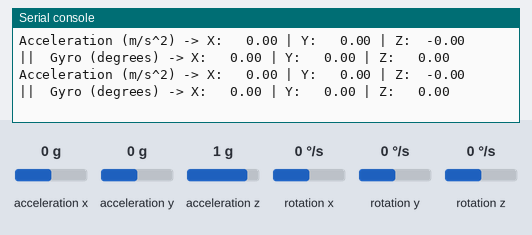
Recording of a program running on a simulated Raspberry Pi Pico running MicroPython. On the bench: the last lines printed to the serial console. The test bench sets the inputs (shaded band); at power-on: acceleration z 1 g, rotation x 0 °/s, rotation y 0 °/s, rotation z 0 °/s, acceleration x 0 g, acceleration y 0 g.

Above: at 6.4 s.
6.5 s: acceleration z set to -1.4 g
At 7.0 s:
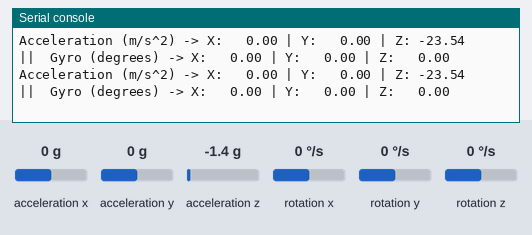
8.0 s: rotation x set to -2 °/s
At 8.7 s:
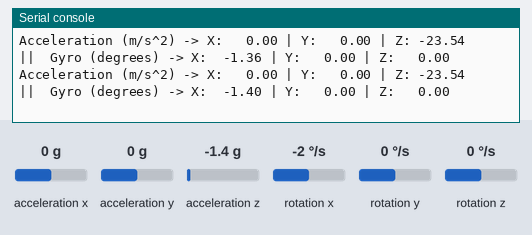
9.5 s: rotation y set to -2 °/s
At 10.0 s:
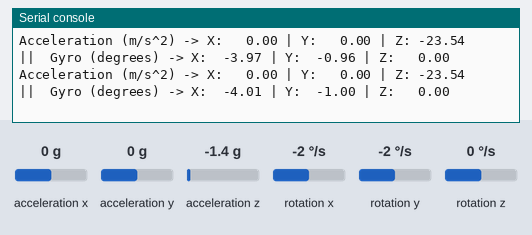
11.0 s: rotation z set to -2 °/s
At 11.8 s:
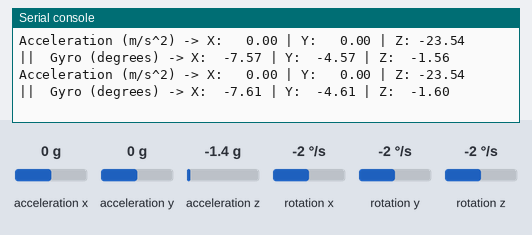
Timing chart, 0 to 13.5 s (numbered marks = the images above; inputs shaded):
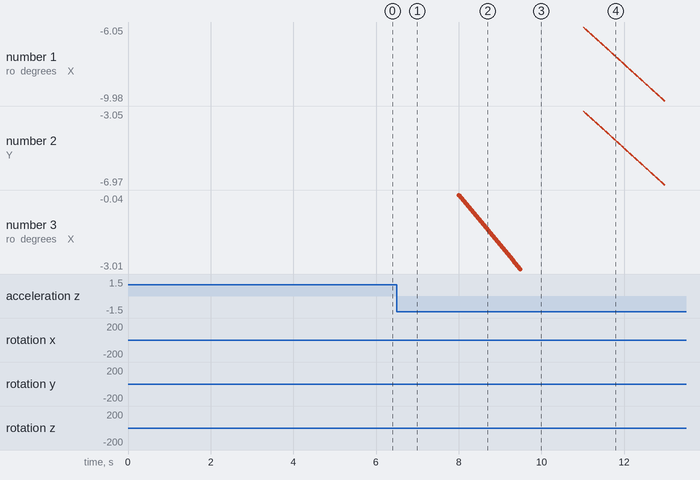

The program:

main.py
```python
import time
from machine import I2C, Pin

#datasheet: https://learn.adafruit.com/lsm6dsox-and-ism330dhc-6-dof-imu/downloads

i2c_scl_pin = Pin(5) # default i2c scl pin, gpio 5, physical pin 7
i2c_sda_pin = Pin(4) # default i2c sda pin, gpio 4, physical pin 6
i2c_freq = 400000 #high frequency for the i2c comm

LSM6DSOX_ADDR = 0x6A
WHO_AM_I_REG = 0x0F
who_am_i_val = 0x6C

LSM6DSOX_CTRL1_XL = 0x10 #datashett page 54 - accelerometer control reg
ctrl1_val = 0b01100000 #datasheet page 54 - sets to 416Hz (high-performance mode) and +-2g sensitivity

LSM6DSOX_CTRL2_G = 0x11 #datasheet page 55 - gyroscope control reg
ctrl2_val = 0b01100000 #datsheet page 55 - sets to 416Hz (high-performance mode) and +-250 dps sensitivity

LSM6DSOX_CTRL3_C = 0x12 #datasheet page 56 - R/W control reg
ctrl3_val = 0b01000100 #BDU = 1: output regs don't update until both bytes of a reading are read IF_INC = 1: reigister address automatically increments

LSM6DSOX_OUTX_L_A = 0x28 #datasheet page 70 - acceleration output regs
                                                #0x28 - 0x29 x accel.
                                                #0x2A - 0x2B y accel.
                                                #0x2C - 0x2D z accel.
sensor_data_length = 6 # 2 byte for each direction x,y,z
accel_constant = 0.061 #datasheet page 10 Typ. column - constant to multiply the data by for +-2g sensitivity setting
grav_constant = 9.80665 # constant to convert g-force to meters per second squared

LSM6DSOX_OUTX_L_G = 0x22 #datasheet page 68 - gyro output regs
                                                #0x22 - 0x23 pitch x angular rate
                                                #0x24 - 0x25 roll y angular rate
                                                #0x26 - 0x27 yaw z angular rate
gyro_constant = 8.75 #datasheet page 10 Typ. column - constant to multiply the data by for +-250dps sensitivity setting

poll_rate = 20 #the rate at which the sensor will be polled in ms

i2c = I2C(0, scl = i2c_scl_pin, sda = i2c_sda_pin, freq = i2c_freq) #declare the i2c object on channel 0 with the given pin numbers and frequencies

ax_offset, ay_offset, az_offset = 0, 0, 0 #calibration values, stores the value that the sensor outputs while still so it can be subtracted later

gx_offset, gy_offset, gz_offset = 0, 0, 0 #calibration values, stores the value that the sensor outputs while still so it can be subtracted later

vx, vy, vz = 0, 0, 0 #velocity values, integrated acceleration

pitch, roll, yaw = 0, 0, 0 #orientation values, integrated angular velocity

def who_am_i(addr): # a function that asks the sensor to respond with its internally stored address

    data = i2c.readfrom_mem(addr, WHO_AM_I_REG, 1) #read 1 byte from the who_am_i register
    stored_addr = data[0]

    if stored_addr != who_am_i_val: #check if the address is what we expected it to be from the datasheet
        raise RuntimeError( #if its not, stop the program and print the error
            f"LSM6DSOX sensor was not found"
            f"Querying the WHO_AM_I register returned {hex(stored_addr)}"
        )
    else: # if it was, report it as found and continue
        print("LSM6DSOX sensor was found!")

def find_offsets(): # a function that finds the sensor offsets when it is sitting still
                    # improves the accuracy of readings by reducing drift
    #initialize sum variables to track all the data
    ax_offset_sum, ay_offset_sum, az_offset_sum = 0, 0, 0
    gx_offset_sum, gy_offset_sum, gz_offset_sum = 0, 0, 0
    for i in range(0, 100): #take 100 samples
        accel, gyro = read_sensor() #read the sensor
        #sum each of the values for all 100 samples
        ax_offset_sum += accel[0]
        ay_offset_sum += accel[1]
        az_offset_sum += accel[2]
        gx_offset_sum += gyro[0]
        gy_offset_sum += gyro[1]
        gz_offset_sum += gyro[2]
        time.sleep_ms(20) #wait 20ms between samples, whole process takes 2 seconds

    #take the average value over all 100 samples
    ax_off = ax_offset_sum / 100.0
    ay_off = ay_offset_sum / 100.0
    az_off = az_offset_sum / 100.0
    gx_off = gx_offset_sum / 100.0
    gy_off = gy_offset_sum / 100.0
    gz_off = gz_offset_sum / 100.0
    return (ax_off, ay_off, az_off), (gx_off, gy_off, gz_off)


def initialize_imu(): #runs the who_am_i test and configures
    global ax_offset, ay_offset, az_offset, gx_offset, gy_offset, gz_offset #used so the function can modify global variables
    who_am_i(LSM6DSOX_ADDR)

    i2c.writeto_mem(LSM6DSOX_ADDR, LSM6DSOX_CTRL1_XL, bytes([ctrl1_val])) #write settings to the accelerometer control register

    i2c.writeto_mem(LSM6DSOX_ADDR, LSM6DSOX_CTRL2_G, bytes([ctrl2_val])) #write settings to the gyro control register

    i2c.writeto_mem(LSM6DSOX_ADDR, LSM6DSOX_CTRL3_C, bytes([ctrl3_val])) #write settings to the R/W control register

    print("Finding IMU offsets, keep the sensor completely still during this process.")
    time.sleep_ms(200) #wait a bit before taking the first readings

    (ax_offset, ay_offset, az_offset), (gx_offset, gy_offset, gz_offset) = find_offsets() #populate global offset variables
    print("Offsets have been populated")

    print("LSM6DSOX initialized successfully!")

def twos_comp(val, bits): #a function to properly convert sensor readings to negative
#if the most significant bit is a 1, this is supposed to be a negative reading
  if val & (1 << (bits - 1)): #check the MSB , if it is 1
    val -= 1 << bits #take the twos complement i.e subtract 2^(number of bits)
  return val

def raw_accel_to_mss(raw_accel_data): #a function that converts raw acceleration readings into meters per second squared
    data = [] #declare a list to store the converted data
    for i in range(0, len(raw_accel_data), 2): #for each piece of data in the raw data, increment i by 2 each time
        #do the following:
        #data is read as two 8 bit integers, first combine the two 8 bit integers into 1 16-bit value
        #shift the most significant byte to the left by 8 bits and OR it with the least significant byte
        #take the twos complement of this result to account for readings that should be negative
        #multiply by the constant found in the datasheet to convert raw reading to milli g forces
        #divide this result by 1000 to get standard g forces
        #multiply by the gravity constant to convert from g forces into m/s^2
        #append this to the data list
        #1 converted data value for every 2 raw data values
        data.append(twos_comp((raw_accel_data[i+1] << 8) | (raw_accel_data[i]), 16) * accel_constant / 1000.0 * grav_constant)
    return data
def raw_gyro_to_dps(raw_gyro_data): #a function that converts raw gyro readings into degrees per second
    data = []
    for i in range(0, len(raw_gyro_data), 2): #for each piece of data in the raw data, increment i by 2 each time
        #do the following:
        #data is read as two 8 bit integers, first combine the two 8 bit integers into 1 16-bit value
        #shift the most significant byte to the left by 8 bits and OR it with the least significant byte
        #take the twos complement of this result to account for readings that should be negative
        #multiply by the constant found in the datasheet to convert raw reading to milli degrees per second
        #divide this result by 1000 to get degrees per second
        #append this to the data list
        #1 converted data value for every 2 raw data values
        data.append(twos_comp((raw_gyro_data[i+1] << 8) | (raw_gyro_data[i]), 16) * gyro_constant / 1000.0)
    return data

def read_sensor(): #reads the acceleration and gyro data from the sensor and returns them in m/s^2 and dps
    accel_data = i2c.readfrom_mem(LSM6DSOX_ADDR, LSM6DSOX_OUTX_L_A, sensor_data_length) #read sensor_data_length bytes from the data registers
    ax,ay,az = raw_accel_to_mss(accel_data) #convert the acceleration values to m/s^2 and store them
    #subtract offsets
    ax -= ax_offset
    ay -= ay_offset
    az -= az_offset
    gyro_data = i2c.readfrom_mem(LSM6DSOX_ADDR, LSM6DSOX_OUTX_L_G, sensor_data_length) #read sensor_data_length bytes from the data registers
    gx, gy, gz = raw_gyro_to_dps(gyro_data) #convert the gyro values to dps and store them
    #subtract offsets
    gx -= gx_offset
    gy -= gy_offset
    gz -= gz_offset

    return (ax, ay, az), (gx, gy, gz) #return all the sensor values


initialize_imu()

while True: #infinite loop to read and print sensor data

    try: #wrap everything in a try block in case something goes wrong
        start = time.ticks_ms() #record the time that the reading starts

        accel, gyro = read_sensor()

        dt = poll_rate/1000.0
        vx += accel[0]*dt
        vy += accel[1]*dt
        vz += accel[2]*dt

        pitch += gyro[0]*dt
        roll += gyro[1]*dt
        yaw += gyro[2]*dt

#         print( #print formatted data
#         f"Accel (m/s^2) -> X: {accel[0]:6.2f} | Y: {accel[1]:6.2f} | Z:"
#         f" {accel[2]:6.2f}  ||  "
#         f"Gyro (dps) -> X: {gyro[0]:6.2f} | Y: {gyro[1]:6.2f} | Z:"
#         f" {gyro[2]:6.2f}"
#         )

        print( #print formatted data
        f"Acceleration (m/s^2) -> X: {accel[0]:6.2f} | Y: {accel[1]:6.2f} | Z:"
        f" {accel[2]:6.2f}  ||  "
        f"Gyro (degrees) -> X: {pitch:6.2f} | Y: {roll:6.2f} | Z:"
        f" {yaw:6.2f}"
        )

    except Exception as e: #if an exception was thrown
        #dont end the program, just print the exception and try again
        print("Error communicating with sensor:", e)

    remaining = poll_rate - time.ticks_diff(time.ticks_ms(), start) #ticks_diff handles the ms counter wrapping around
    if remaining > 0: #if the reading took longer than poll_rate, skip the sleep
        time.sleep_ms(remaining)


    
```

Measured:
- the behaviour switches between 0 and -1 °/s on rotation x (found by bisection; images 1 and 2)
- the behaviour switches between 0 and -1 °/s on rotation y (found by bisection; images 2 and 3)
- the behaviour switches between 0 and -1 °/s on rotation z (found by bisection; images 3 and 4)
- after the input at 6.5 s, the serial console: prints a new line at once (image 1)
- after the input at 8.0 s, the serial console: prints a new line at once (image 2)
